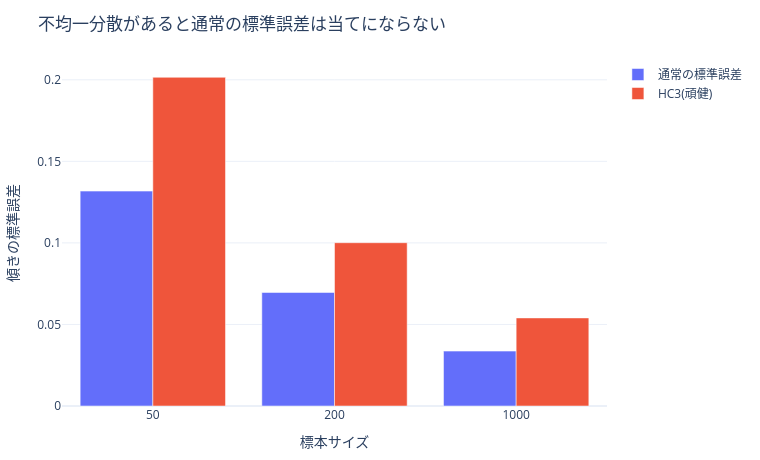

Notebook code cell kept with this figure:
### Markdown cell above
## 4. 不均一分散と頑健標準誤差

等分散の仮定が破れたとき、何が壊れるのか。

**係数の推定値は不偏のまま**である。壊れるのは**標準誤差**であり、
そこから作る $t$ 値・$p$ 値・信頼区間がすべて狂う。

White のサンドイッチ推定量(HC0–HC3)が直してくれる。

### Code cell
plotting.robust_se_comparison(seed=2, ns=(50, 200, 1000))

### Figure 1 — Plotly figure (JSON) as saved in the notebook; plotly's stock layout.template omitted (floating-point values rounded to 4 significant figures)
{"data": [{"name": "通常の標準誤差", "type": "bar", "x": ["50", "200", "1000"], "y": [0.1318, 0.0696, 0.03365]}, {"name": "HC3(頑健)", "type": "bar", "x": ["50", "200", "1000"], "y": [0.2015, 0.1001, 0.05401]}], "layout": {"height": 460, "margin": {"b": 50, "l": 60, "r": 30, "t": 60}, "title": {"text": "不均一分散があると通常の標準誤差は当てにならない"}, "width": 760, "xaxis": {"title": {"text": "標本サイズ"}}, "yaxis": {"title": {"text": "傾きの標準誤差"}}}}
